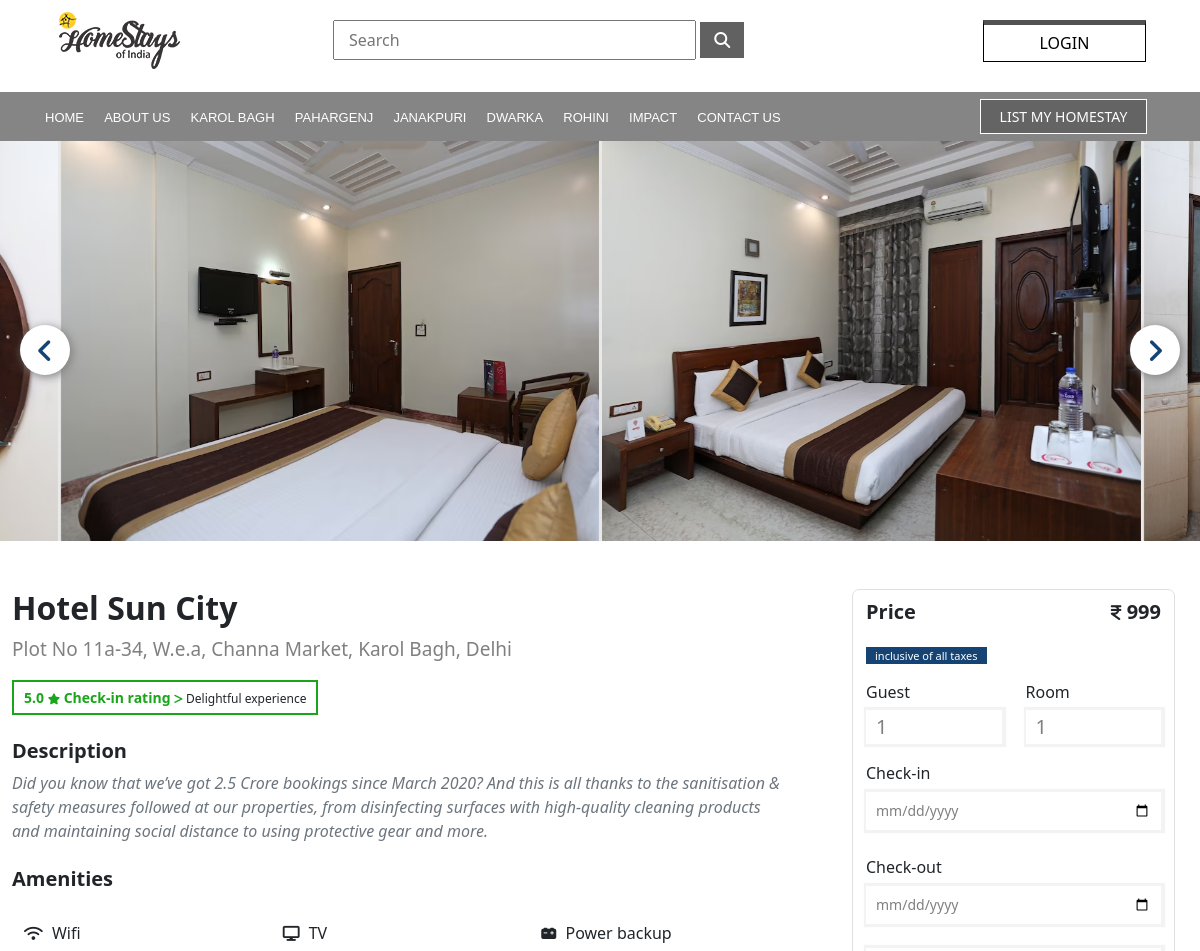
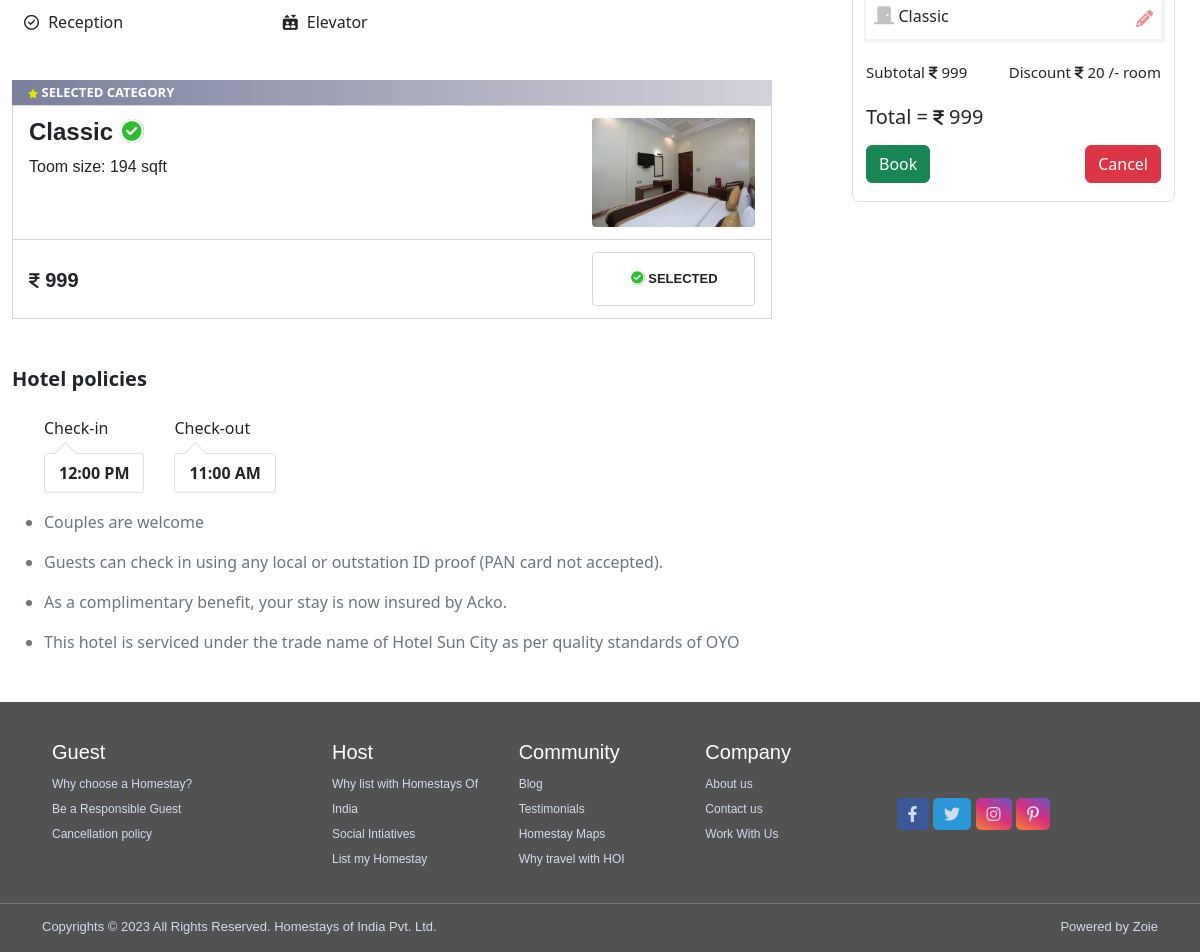
/detail_page.php?detail=1, run on the app's committed database (2 pictures, top to bottom).
### tables this page shows
CREATE TABLE `category` (
  `id` int(11) NOT NULL,
  `category_name` varchar(20) NOT NULL,
  `category_image` varchar(500) NOT NULL,
  `status` tinyint(1) NOT NULL,
  `createddate` datetime NOT NULL
);

CREATE TABLE `hotels` (
  `id` int(11) NOT NULL,
  `category_id` varchar(50) NOT NULL,
  `hotel_name` varchar(100) NOT NULL,
  `hotel_address` varchar(100) NOT NULL,
  `description` varchar(500) NOT NULL,
  `amenities` varchar(200) NOT NULL,
  `policies` varchar(500) NOT NULL,
  `price` bigint(20) NOT NULL,
  `discount` varchar(50) NOT NULL,
  `area` varchar(20) NOT NULL,
  `imagea` varchar(500) NOT NULL,
  `imageb` varchar(500) NOT NULL,
  `imagec` varchar(500) NOT NULL,
  `imaged` varchar(500) NOT NULL,
  `imagee` varchar(500) NOT NULL,
  `status` tinyint(1) NOT NULL,
  `createddate` datetime NOT NULL
);

CREATE TABLE `icons` (
  `id` int(11) NOT NULL,
  `icon` varchar(50) NOT NULL,
  `iconname` varchar(50) NOT NULL,
  `status` tinyint(1) NOT NULL,
  `createddate` datetime NOT NULL
);

### detail_page.php (the view, shortened to what this page needs)
<?php
	include "admin/conn/conn.php";
	$detailid = $_GET['detail'];
	$sqldetail = "select * from hotels where id = '".$detailid."'";
	$querydetail = mysqli_query($conn, $sqldetail);
	$fetchdetail = mysqli_fetch_assoc($querydetail);
	$amenities = $fetchdetail['amenities'];
	$sqlamenity = "select * from icons where id IN (".$amenities.")";
	$queryamenity = mysqli_query($conn, $sqlamenity);
?>
<!DOCTYPE html>
<html lang="en" dir="ltr">
	<head>
		<?php include "include/header_script.php";?>
			<link rel="stylesheet" href="css/sweetalert2.min.css">
	</head>
	<body>
		<?php include "include/header.php";?>
		<section style="background: #e0e0e0b5;">
			<div>
				<div class="owl-carousel owl-theme" id="detail_image">
					<div class="item">
						<div class="detail_images">
							<div class="detailimage">
								<img src="<?php echo 'admin/images/shortimage_a/'.$fetchdetail['imagea'] ?>" />
							</div>
						</div>
					</div>
					<div class="item">
						<div class="detail_images">
							<div class="detailimage">
								<img src="<?php echo 'admin/images/shortimage_b/'.$fetchdetail['imageb'] ?>" />
							</div>
						</div>
					</div>
					<div class="item">
						<div class="detail_images">
							<div class="detailimage">
							</div>
						</div>
					</div>
					<div class="item">
						<div class="detail_images">
							<div class="detailimage">
							</div>
						</div>
					</div>
				</div>
			</div>
		</section>
		<section>
			<div class="detail_container">
				<div class="row mx-0">
					<div class="col-md-8 col-sm-7">
						<div class="my-5 details">
							<h2><b><?php echo $fetchdetail['hotel_name'] ?></b></h2>
							<p class="address"><?php echo $fetchdetail['hotel_address'] ?></p>
							<div class="rating">
								<p><span>5.0 <i class="fa-solid fa-star"></i> Check-in rating <i class="fa-solid fa-greater-than"></i> </span> Delightful experience</p>
							</div>
							<h5 class="mb-2 mt-4"><b>Description</b></h5>
							<p class="text-secondary mb-4"><i><?php echo $fetchdetail['description'] ?></i></p>
							<h5><b>Amenities</b></h5>
							<div class="amenities">
							<div class="row">
							<?php
								while($rowamenity = mysqli_fetch_assoc($queryamenity)){
							?>
								<div class="col-md-4 col-4">
								<p><i class="<?php echo $rowamenity['icon'] ?>"></i> <?php echo $rowamenity['iconname'] ?></p>
								</div>
							<?php
								}
							?>
							</div>
							</div>
							<div class="mb-5">
								<p class="selectcats"> <i class="fa-solid fa-star"></i> SELECTED CATEGORY</p>
								<div class="selectcat">
									<div class="row">
										<div class="col-md-9 col-9">
											<h4><b> Classic</b> <i class="fa-regular fa-circle-check"></i> </h4>
											<p>Toom size: <?php echo $fetchdetail['area'] ?></p>
										</div>
										<div class="col-md-3 col-3">
											<img src="<?php echo 'admin/images/shortimage_a/'.$fetchdetail['imagea'] ?>" width="100%" />
										</div>
									</div>
								</div>
								<div class="priceselect">
									<div class="row">
										<div class="col-md-9 col-9">
											<h5 class="mt-3"><b><span class="blockquote" style="font-size:20px;"><i class="fa-solid fa-indian-rupee-sign" style="font-size:17px;"></i> <?php echo $fetchdetail['price'] ?></span></b> <h5>
										</div>
										<div class="col-md-3 col-3">
											<button class="btn selectedbtn"> <i class="fa-regular fa-circle-check"></i> SELECTED</button>
										</div>
									</div>
								</div>
							</div>
							<h5><b>Hotel policies</b></h5>
							<ul class="policies">
								<li style="list-style-type: none;">
									<div class="d-flex">
										<div class="checkin">
											<div style="margin-bottom:13px;">Check-in</div>
											<div class="checkouttop"></div>
											<div class="checktime">12:00 PM</div>
										</div>
										<div  class="checkout">
											<div  style="margin-bottom:13px;">Check-out</div>
											<div class="checkouttop"></div>
											<div class="checktime">11:00 AM</div>
										</div>
									</div>
								</li>
								<div class="policies text-secondary"><?php echo $fetchdetail['policies'] ?></div>
							</ul>
						</div>
					</div>
					<div class="col-md-4 col-sm-5">
						<div class="booking my-5">
							<div style=" border: 1px solid #e0e0e0; padding: 10px 13px; margin-right: 13px; border-radius: 7px;">
								<h5><b>Price<span class="blockquote" style="font-size:20px; float:right;"><i class="fa-solid fa-indian-rupee-sign" style="font-size:17px;"></i> <?php echo $fetchdetail['price'] ?></span></b> <h5>
								<p class="tax">inclusive of all taxes</p>
								<div class="row">
									<div class="col-md-6">
										<div>
											<label for="guest" class="mb-2" style="font-size: 16px;">Guest</label>
											<input type="number" class="guest" id="guest" min="1" step="1" value="1">
										</div>
									</div>
									<div class="col-md-6">
										<div>
										<label for="quantity" class="mb-2" style="font-size: 16px;">Room</label>
											<input type="number" class="room" id="quantity" step="1" min="1" value="1">
										</div>
									</div>
									<div class="col-md-12">
										<div  class="my-3">
										<label for="check_in" style="font-size: 16px;">Check-in</label>
											<input type="date" min="<?php echo date("Y-m-d"); ?>" class="mt-2" style="width:100%;" id="check_in" value="">
										</div>
									</div>
									<div class="col-md-12">
										<div class=" my-2">
										<label for="check_out" style="font-size: 16px;">Check-out</label>
											<input type="date" min="<?php echo date("Y-m-d"); ?>" class="mt-2" style="width:100%;" id="check_out" value="">
										</div>
									</div>
									</div>
									<div class="classic">
										<div class="row">
											<div class="col-md-6">
												<p> <i class="fa-solid fa-door-closed"></i> Classic</p>
											</div>
											<div class="col-md-6">
												<div class="pencil">
													<a href="#selectid"><i class="fa-solid fa-pencil"></i></a>
												</div>
											</div>
										</div>
									</div>
									<div class="row">
										<div class="col-md-5 col-sm-12">
											<div class="mt-4">
												<p style="font-size:15px;"><span style="font-size:15px;">Subtotal </span> <i class="fa-solid fa-indian-rupee-sign" style="font-size:14px;"></i> <span id ="subtotal"><?php echo $fetchdetail['price']?></span></p>
											</div>
										</div>
										<div class="col-md-7 col-sm-12">
											<div class="mt-4">
												<p style="font-size:15px;" class="discount"><span style="font-size:15px;">Discount </span> <i class="fa-solid fa-indian-rupee-sign" style="font-size:14px;"></i><span> <?php echo $fetchdetail['discount'] ?></span> /- room</p>
											</div>
										</div>
									</div>
									<p class="mb-3 mt-2">Total = <i class="fa-solid fa-indian-rupee-sign" style="font-size:17px;"></i> <span id="total"><?php echo $fetchdetail['price']?></span></p>
									<div class="row">
										<div class="col-md-6 col-6">
										<?php
											if(isset($_SESSION['frontuser'])){
										?>
										<div>
											<a class="btn btn-success" id="book">Book</a>
										</div>
										<?php
											}else{
										?>
										<div>
											<a class="btn btn-success" href="signin.php">Book</a>
										</div>
										<?php
											}
										?>
										</div>
										<div class="col-md-6 col-6">
											<div class="cancel">
												<a class="btn btn-danger" href="detail_page.php?detail=<?php echo $fetchdetail['id'] ?>">Cancel</a>
											</div>
										</div>
									</div>
								</div>
						</div>
					</div>
				</div>
			</div>
		</section>
       	<?php include "include/footer.php";?>
	</body>
</html>

### include/header.php (shortened to what this page needs)
<?php
	include "admin/conn/conn.php";
	$sqlcat = "select * from category limit 5";
	$querycat = mysqli_query($conn, $sqlcat);
	$sqlhotel = "select * from hotels";
	$queryhotel = mysqli_query($conn, $sqlhotel);
?>
<section class="header">
	<div class="mainheader">
		<div class="container">
			<div class="row mx-0">
				<div class="col-md-3 col-3">
					<div class="logo">
						<a href="index.php"><img src="images/homestay.png" /></a>
					</div>
				</div>
				<div class="col-md-6 col-6">
					<div class="searchinput">
						<input type="search" placeholder="Search" id="search"/>
						<label for="search"><i class="fa-solid fa-magnifying-glass"></i></label>
					</div>
				</div>
				<div class="col-md-3 col-3">
					<?php
						if((isset($_SESSION['frontuser']))){
					?>
						<div class="status">
							<a href="signup.php"><button class="btn-lg btn-danger login">LOGOUT</button></a>
						</div>
					<?php
						}else{
					?>
						<div class="status">
							<a href="signin.php"><button class="btn-lg btn-danger login">LOGIN</button></a>
						</div>
					<?php
						}
					?>
				</div>
			</div>
		</div>
	</div>
	<div class="navheader">
		<div class="container">
			<div class="row">
				<div class="col-md-9">
					<nav>
						<ul>
							<li><a href="index.php">HOME</a></li>
							<li><a href="aboutus.php">ABOUT US</a></li>
							<?php
								while($rowcat = mysqli_fetch_assoc($querycat)){
							?>
								<li><a href="list_page.php?listid=<?php echo $rowcat['id'] ?>"><?php echo $rowcat["category_name"] ?></a></li>
							<?php
								}
							?>
							<li><a href="impact.php">IMPACT</a></li>
							<li><a href="contact.php">CONTACT US</a></li>
						</ul>
					</nav>
				</div>
				<div class="col-md-3">
					<button class="btn homestay">LIST MY HOMESTAY</button>
				</div>
			</div>
		</div>
	</div>
</section>

### css/stylesheet.css (style rules this page uses)
.header { position: sticky; top: -92px; width: 100%; z-index:3; }
.mainheader { background: white; width: 100%; padding: 10px 0; padding-bottom: 22px; }
.mainheader input { width: 68%; padding: 6px 14px; margin-top:10px; }
.mainheader i { color: #fff; background: #0000009e; padding: 10px 14px; }
.navheader { background: #0000007a; }
.navheader nav { padding-top: 7px; }
.navheader nav ul { padding:0; margin-bottom:0!important; }
.navheader nav ul li { display:inline-block; margin-right:10px; }
.navheader nav ul li a { display:block; padding:9px 0; font-family: sans-serif; text-decoration:none; color: white; font-weight: normal; font-size:13px; margin: 0px 3px; }
.login { float:right; margin-top:10px; background: white; color: black; border: none; border: 1px solid black; border-top: 5px solid #000000ad; width: 64%; padding: 6px 0; border-radius: 0; }
.homestay { border-top: 0px solid black; background: #00000040; color: white; margin: 7px 11px; border: 1px solid white; width: 64%; font-size:14px; padding: 6px 0; border-radius: 0; float:right; }
.cancel { float:right; }
.detailimage { height:400px; }
.detailimage img { height: 100%; width: 100%; object-fit: cover; }
#detail_image { position:relative; }
.detail_container { max-width:1250px; width:100%; margin:auto; }
.detail_container .address { font-size: 19px; color: grey; }
.checktime { border: 1px solid #e0e0e0; padding: 7px 14px; margin-right: 30px; border-radius: 3px; font-weight:bold; }
.checkin { position:relative; margin: 17px 0; }
.checkout { position:relative; margin: 17px 0; }
.checkouttop { width: 15px; height: 15px; transform: rotate(45deg); position: absolute; left: 14px; background: white; top: 29px; border-top: 1px solid #e0e0e0; border-left: 1px solid #e0e0e0; }
.booking { margin-top:56px; margin-left: 40px; position: sticky; top: 58px; }
.booking .tax { font-size: 11px; background: #154373; color: white; margin: 15px 0; padding: 2px 9px; display: inline-block; }
.policies ul { list-style:disc; padding:0; }
#check_in { font-size:14px!important; padding: 10px; border: none; box-shadow: 1px 0px 1px 3px #e0e0e066; color:grey; }
#check_out { font-size:14px!important; padding: 10px; border: none; box-shadow: 1px 0px 1px 3px #e0e0e066; color:grey; }
.amenities { margin:30px 0; }
.amenities i { font-size: 15px; margin-right:5px; }
.amenities .row { margin:0!important; padding:0!important; }
.selectcat { width:98%; border:1px solid #d7d7d7; padding:12px 16px; font-family:sans-serif; }
.selectcat img { border-radius: 4px; }
.selectcats { width:98%; padding:3px 16px; box-sizing:border-box; margin-bottom: 0; background: linear-gradient(to right,#797f9d,#d4d1da); font-size: 13px; font-weight: bold; color: white; }
.selectcats i { font-size: 9px; color: #e3e302; }
.selectedbtn { font-size: 13px; font-weight: bold; width: 100%; padding: 16px 0px; border-radius: 4px; border: solid 1px #d7d7d7; outline: 0; background: #fff; color: #222222; }
.priceselect { width:98%; border :1px solid #d7d7d7; padding:12px 16px; font-family:sans-serif; border-top: none }
.selectedbtn i { color: white; background: #2ebd2e; border-radius: 100%; font-size: 15px; }
.selectcat i { color: white; border-radius: 100%; background: #2ebd2e; }
.rating { font-size: 15px; width: fit-content; border: 2px solid #1aa51a; padding: 5px 10px; }
.rating p { margin:0; font-size: 12px; }
.rating span { font-weight:bold; color:#1aa51a; font-size: 14px; }
.rating span i { font-size: 11px; font-weight: bolder; }
.discount { text-align:right; }
.classic { padding: 9px 8px; box-shadow: 1px 0px 1px 3px #e0e0e066; margin-top: 16px; }
.classic p { margin: 0; font-size: 16px; font-weight: 400; }
.classic i { font-size: 18px; color: #c1c1c1; }
.pencil { text-align:right; }
.pencil i { color: #ed8d96; font-size: 17px; }
.guest { padding: 5px 10px; border: none; width:100%; color:grey; box-shadow: 1px 0px 1px 3px #e0e0e066; }
.room { padding: 5px 10px; border: none; width:100%; color:grey; box-shadow: 1px 0px 1px 3px #e0e0e066; }

### data on the page
category: category_name "KAROL BAGH"
category: category_name "PAHARGENJ"
category: category_name "JANAKPURI"
category: category_name "DWARKA"
category: category_name "ROHINI"
hotels: imagea (picture), imageb (picture), hotel_name "Hotel Sun City", hotel_address "Plot No 11a-34, W.e.a, Channa Market, Karol Bagh, Delhi", description "Did you know that we’ve got 2.5 Crore bookings since March 2020? And this is all thanks to the sanitisation & safety measures followed at our properties, from disinfecting surfaces with high-quality cleaning products and maintaining social distance to using protective gear and more.", area "194 sqft", price "999", policies "Couples are welcome Guests can check in using any local or outstation ID proof (PAN card not accepted). As a complimentary benefit, your stay is now insured by Acko. This hotel is serviced under the trade name of Hotel Sun City as per quality standards of OYO", discount "20"
icons: iconname "Wifi"
icons: iconname "TV"
icons: iconname "Power backup"
icons: iconname "Reception"
icons: iconname "Elevator"
